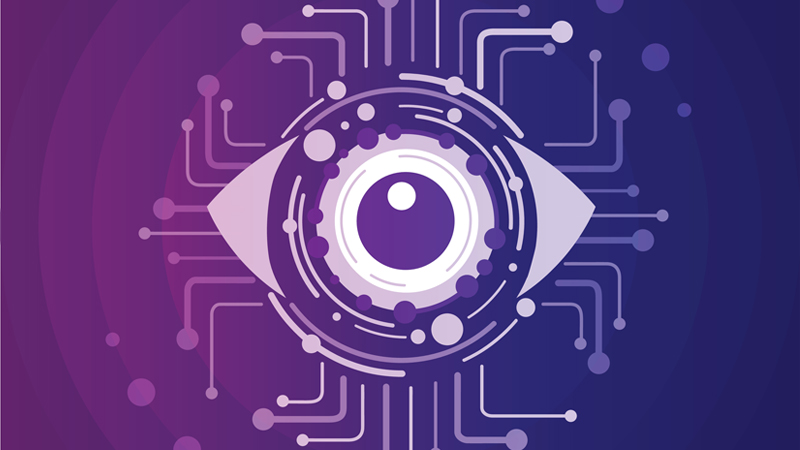
#> input picture OpenCv/computerVision.jpg, 800 x 450 px
$ python 'B2 image Fundamentals and manipulation.py'
#> lines starting #> are read from the running program, lines starting #| are printed output that depends on the picture; after the words box and inside, x2 and y2 are one past the last pixel; in counts of white or black regions, pixels touching at a corner belong together
import cv2
import random

img = cv2.imread('computerVision.jpg',-1)
#> img is the input picture: shape (450, 800, 3); mean B, G, R 130.6, 60.2, 91.9

# print(img)
print(img.shape)
#| (450, 800, 3)
# [8 lines of commented-out code are left out]
tag = img[300:400, 600:800]
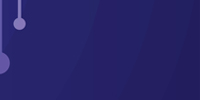
#> tag: shape (100, 200, 3); mean B, G, R 103.9, 35, 38.9
img[200:300, 200:400] = tag
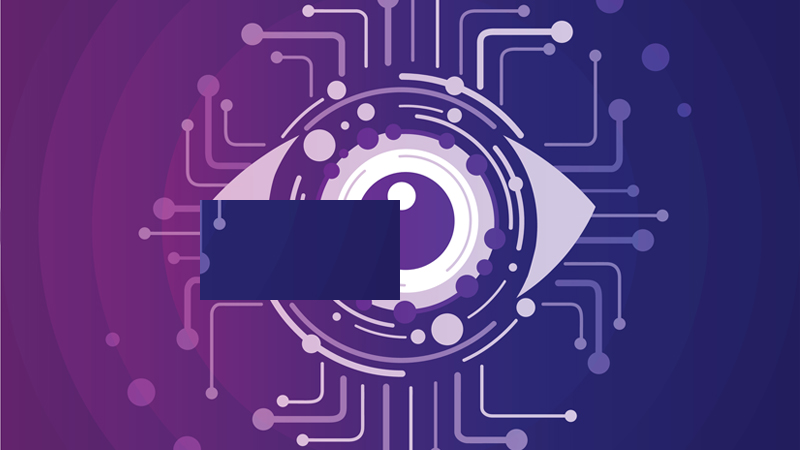
#> img: shape (450, 800, 3); 5.56% of pixels changed, all inside (x1, y1, x2, y2) = (200, 200, 400, 300)


cv2.imshow("Image",img)
cv2.waitKey(0)
cv2.destroyAllWindows()

$ run again, with OpenCv/cup.jpg copied over OpenCv/computerVision.jpg
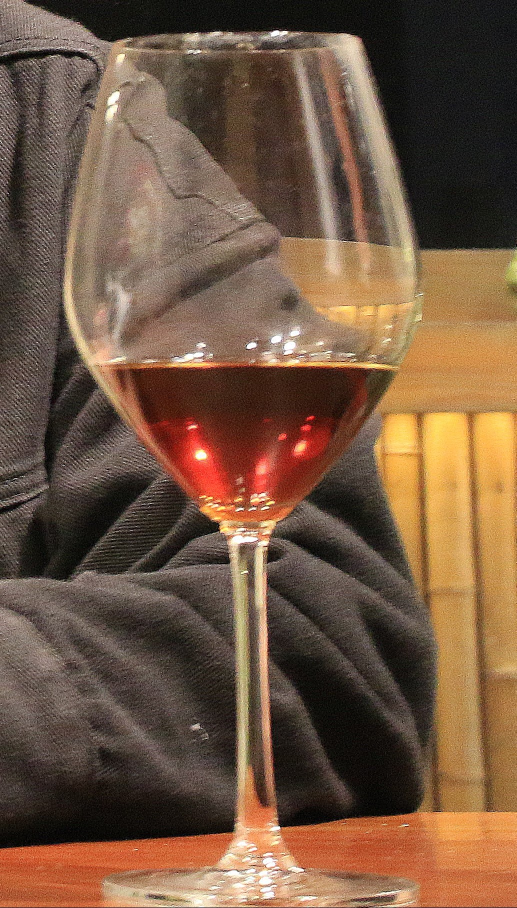
#> input picture OpenCv/cup.jpg, 1033 x 1816 px (shown at 1/2 size)
#> img is the input picture: shape (1816, 1033, 3); mean B, G, R 66.4, 87.6, 115.2
#| (1816, 1033, 3)
#> `tag = img[300:400, 600:800]`:
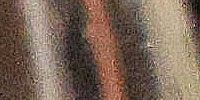
#> tag: shape (100, 200, 3); mean B, G, R 87.7, 102.4, 123.9
#> `img[200:300, 200:400] = tag`:
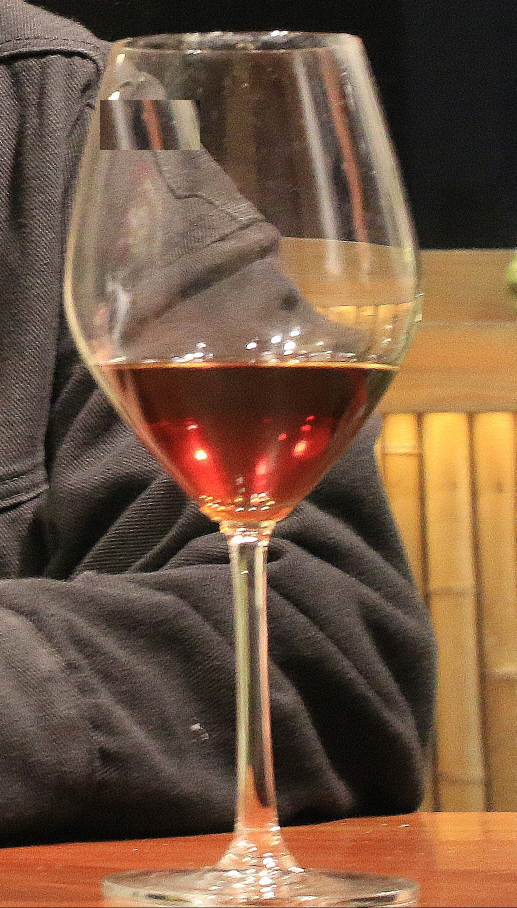
#> img: shape (1816, 1033, 3) (shown at 1/2 size); 1.07% of pixels changed, all inside (x1, y1, x2, y2) = (200, 200, 400, 300)

$ run again, with OpenCv/flower.jpg copied over OpenCv/computerVision.jpg
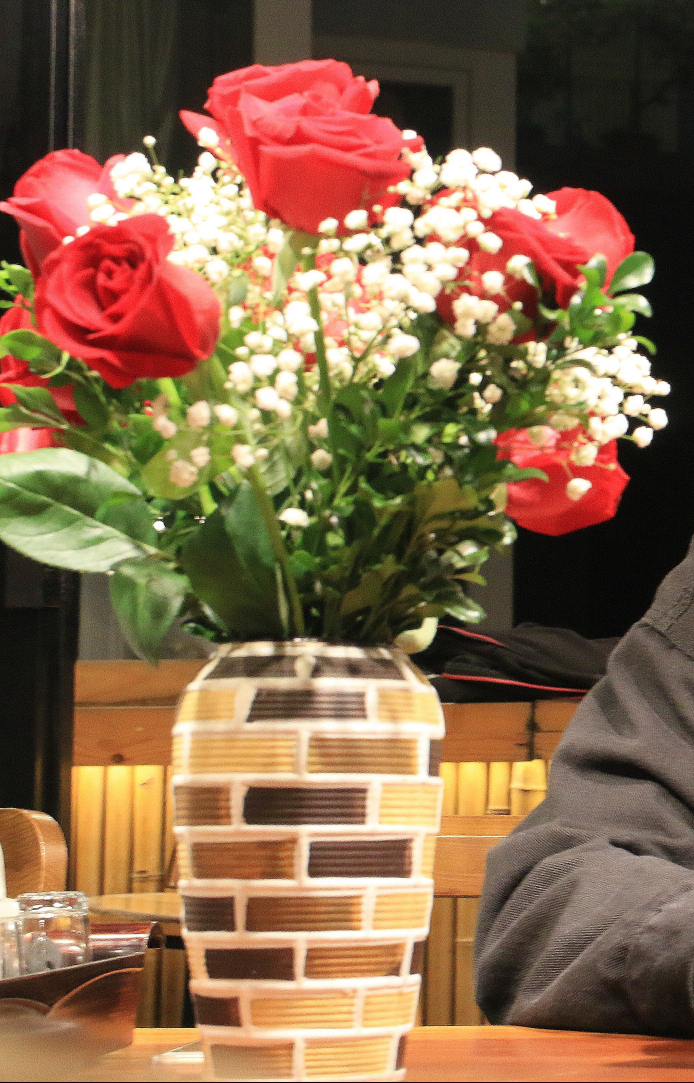
#> input picture OpenCv/flower.jpg, 2082 x 3247 px (shown at 1/3 size)
#> img is the input picture: shape (3247, 2082, 3); mean B, G, R 75.6, 104.7, 136.6
#| (3247, 2082, 3)
#> `tag = img[300:400, 600:800]`:
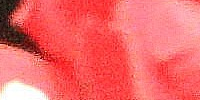
#> tag: shape (100, 200, 3); mean B, G, R 104.1, 103.3, 239.8
